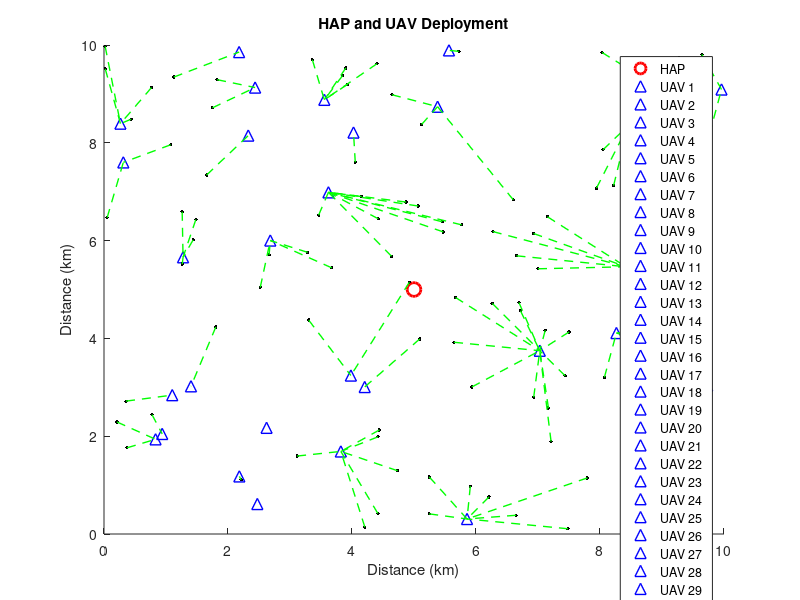

Here is the MATLAB script that generated this plot:
% Define mission area dimensions
mission_area_length = 10; % in km
mission_area_width = 10; % in km

% Number of UAVs to deploy
num_UAVs = 30;

% Generate random positions for UAVs
uav_positions = rand(num_UAVs, 2) .* [mission_area_length, mission_area_width];

% Calculate the center of the mission area for HAP deployment
hap_position = [mission_area_length/2, mission_area_width/2];

% Plot the mission area
figure;
hold on;
title('HAP and UAV Deployment');
xlabel('Distance (km)');
ylabel('Distance (km)');
xlim([0, mission_area_length]);
ylim([0, mission_area_width]);

% Plot HAP
plot(hap_position(1), hap_position(2), 'ro', 'MarkerSize', 10, 'LineWidth', 2, 'DisplayName', 'HAP');

% Plot UAVs
for i = 1:num_UAVs
    plot(uav_positions(i, 1), uav_positions(i, 2), 'b^', 'MarkerSize', 8, 'LineWidth', 1, 'DisplayName', ['UAV ', num2str(i)]);
end

% Generate random positions for mobile devices
num_mobile_devices = 100;
mobile_device_positions = rand(num_mobile_devices, 2) .* [mission_area_length, mission_area_width];

% Plot mobile devices
for i = 1:num_mobile_devices
    plot(mobile_device_positions(i, 1), mobile_device_positions(i, 2), 'k.', 'MarkerSize', 8, 'LineWidth', 1);
end

% Find UAVs covering the mobile devices
for i = 1:num_mobile_devices
    distances_to_uavs = sqrt(sum((uav_positions - mobile_device_positions(i, :)).^2, 2));
    [~, closest_uav_index] = min(distances_to_uavs);
    plot([mobile_device_positions(i, 1), uav_positions(closest_uav_index, 1)], ...
         [mobile_device_positions(i, 2), uav_positions(closest_uav_index, 2)], ...
         'g--', 'LineWidth', 1);
end

legend('Location', 'best');
hold off;
